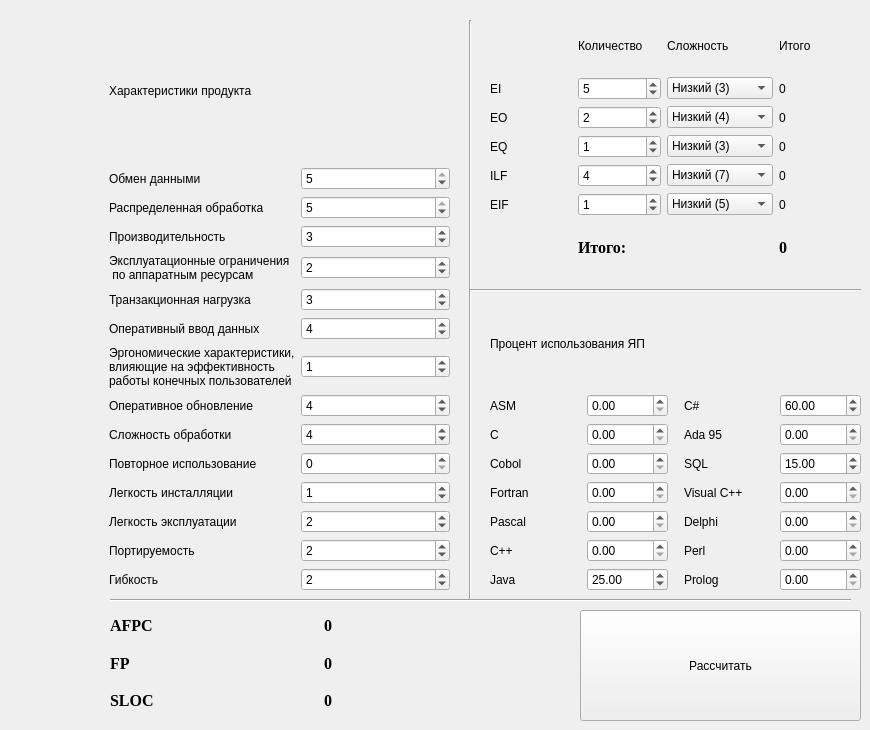
      <widget class="QWidget" name="tab_1">
       <attribute name="title">
        <string>Метод функциональных точек</string>
       </attribute>
       <widget class="QPushButton" name="calculateButton">
        <property name="geometry">
         <rect>
          <x>580</x>
          <y>610</y>
          <width>281</width>
          <height>111</height>
         </rect>
        </property>
        <property name="text">
         <string>Рассчитать</string>
        </property>
       </widget>
       <widget class="Line" name="line">
        <property name="geometry">
         <rect>
          <x>450</x>
          <y>20</y>
          <width>41</width>
          <height>581</height>
         </rect>
        </property>
        <property name="orientation">
         <enum>Qt::Vertical</enum>
        </property>
       </widget>
       <widget class="Line" name="line_2">
        <property name="geometry">
         <rect>
          <x>110</x>
          <y>590</y>
          <width>741</width>
          <height>21</height>
         </rect>
        </property>
        <property name="orientation">
         <enum>Qt::Horizontal</enum>
        </property>
       </widget>
       <widget class="Line" name="line_3">
        <property name="geometry">
         <rect>
          <x>470</x>
          <y>280</y>
          <width>391</width>
          <height>21</height>
         </rect>
        </property>
        <property name="orientation">
         <enum>Qt::Horizontal</enum>
        </property>
       </widget>
       <widget class="QWidget" name="layoutWidget">
        <property name="geometry">
         <rect>
          <x>109</x>
          <y>20</y>
          <width>341</width>
          <height>571</height>
         </rect>
        </property>
        <layout class="QGridLayout" name="gridLayout_2">
         <item row="7" column="0">
          <widget class="QLabel" name="label_7">
           <property name="text">
            <string>Эргономические характеристики, 
влияющие на эффективность
работы конечных пользователей</string>
           </property>
          </widget>
         </item>
         <item row="4" column="0">
          <widget class="QLabel" name="label_4">
           <property name="text">
            <string>Эксплуатационные ограничения
 по аппаратным ресурсам</string>
           </property>
          </widget>
         </item>
         <item row="14" column="0">
          <widget class="QLabel" name="label_14">
           <property name="text">
            <string>Гибкость</string>
           </property>
          </widget>
         </item>
         <item row="1" column="0">
          <widget class="QLabel" name="label">
           <property name="text">
            <string>Обмен данными</string>
           </property>
          </widget>
         </item>
         <item row="13" column="0">
          <widget class="QLabel" name="label_13">
           <property name="text">
            <string>Портируемость</string>
           </property>
          </widget>
         </item>
         <item row="1" column="1">
          <widget class="QSpinBox" name="spinBox_1">
           <property name="maximum">
            <number>5</number>
           </property>
           <property name="value">
            <number>5</number>
           </property>
          </widget>
         </item>
         <item row="3" column="1">
          <widget class="QSpinBox" name="spinBox_3">
           <property name="maximum">
            <number>5</number>
           </property>
           <property name="value">
            <number>3</number>
           </property>
          </widget>
         </item>
         <item row="8" column="0">
          <widget class="QLabel" name="label_8">
           <property name="text">
            <string>Оперативное обновление</string>
           </property>
          </widget>
         </item>
         <item row="14" column="1">
          <widget class="QSpinBox" name="spinBox_14">
           <property name="maximum">
            <number>5</number>
           </property>
           <property name="value">
            <number>2</number>
           </property>
          </widget>
         </item>
         <item row="11" column="1">
          <widget class="QSpinBox" name="spinBox_11">
           <property name="maximum">
            <number>5</number>
           </property>
           <property name="value">
            <number>1</number>
           </property>
          </widget>
         </item>
         <item row="10" column="1">
          <widget class="QSpinBox" name="spinBox_10">
           <property name="maximum">
            <number>5</number>
           </property>
          </widget>
         </item>
         <item row="7" column="1">
          <widget class="QSpinBox" name="spinBox_7">
           <property name="maximum">
            <number>5</number>
           </property>
           <property name="value">
            <number>1</number>
           </property>
          </widget>
         </item>
         <item row="11" column="0">
          <widget class="QLabel" name="label_11">
           <property name="text">
            <string>Легкость инсталляции</string>
           </property>
          </widget>
         </item>
         <item row="9" column="0">
          <widget class="QLabel" name="label_9">
           <property name="text">
            <string>Сложность обработки</string>
           </property>
          </widget>
         </item>
         <item row="10" column="0">
          <widget class="QLabel" name="label_10">
           <property name="text">
            <string>Повторное использование</string>
           </property>
          </widget>
         </item>
         <item row="13" column="1">
          <widget class="QSpinBox" name="spinBox_13">
           <property name="maximum">
            <number>5</number>
           </property>
           <property name="value">
            <number>2</number>
           </property>
          </widget>
         </item>
         <item row="3" column="0">
          <widget class="QLabel" name="label_3">
           <property name="text">
            <string>Производительность</string>
           </property>
          </widget>
         </item>
         <item row="5" column="1">
          <widget class="QSpinBox" name="spinBox_5">
           <property name="maximum">
            <number>5</number>
           </property>
           <property name="value">
            <number>3</number>
           </property>
          </widget>
         </item>
         <item row="12" column="0">
          <widget class="QLabel" name="label_12">
           <property name="text">
            <string>Легкость эксплуатации</string>
           </property>
          </widget>
         </item>
         <item row="2" column="0">
          <widget class="QLabel" name="label_2">
           <property name="text">
            <string>Распределенная обработка</string>
           </property>
          </widget>
         </item>
         <item row="9" column="1">
          <widget class="QSpinBox" name="spinBox_9">
           <property name="maximum">
            <number>5</number>
           </property>
           <property name="value">
            <number>4</number>
           </property>
          </widget>
         </item>
         <item row="5" column="0">
          <widget class="QLabel" name="label_5">
           <property name="text">
            <string>Транзакционная нагрузка</string>
           </property>
          </widget>
         </item>
         <item row="8" column="1">
          <widget class="QSpinBox" name="spinBox_8">
           <property name="maximum">
            <number>5</number>
           </property>
           <property name="value">
            <number>4</number>
           </property>
          </widget>
         </item>
         <item row="6" column="1">
          <widget class="QSpinBox" name="spinBox_6">
           <property name="maximum">
            <number>5</number>
           </property>
           <property name="value">
            <number>4</number>
           </property>
          </widget>
         </item>
         <item row="4" column="1">
          <widget class="QSpinBox" name="spinBox_4">
           <property name="maximum">
            <number>5</number>
           </property>
           <property name="value">
            <number>2</number>
           </property>
          </widget>
         </item>
         <item row="12" column="1">
          <widget class="QSpinBox" name="spinBox_12">
           <property name="maximum">
            <number>5</number>
           </property>
           <property name="value">
            <number>2</number>
           </property>
          </widget>
         </item>
         <item row="2" column="1">
          <widget class="QSpinBox" name="spinBox_2">
           <property name="maximum">
            <number>5</number>
           </property>
           <property name="value">
            <number>5</number>
           </property>
          </widget>
         </item>
         <item row="6" column="0">
          <widget class="QLabel" name="label_6">
           <property name="text">
            <string>Оперативный ввод данных</string>
           </property>
          </widget>
         </item>
         <item row="0" column="0" colspan="2">
          <widget class="QLabel" name="label_64">
           <property name="text">
            <string>Характеристики продукта</string>
           </property>
          </widget>
         </item>
        </layout>
       </widget>
       <widget class="QWidget" name="layoutWidget">
        <property name="geometry">
         <rect>
          <x>490</x>
          <y>20</y>
          <width>371</width>
          <height>253</height>
         </rect>
        </property>
        <layout class="QGridLayout" name="gridLayout_6">
         <item row="4" column="0">
          <widget class="QLabel" name="label_18">
           <property name="toolTip">
            <string>Внутренние логические файлы</string>
           </property>
           <property name="text">
            <string>ILF</string>
           </property>
          </widget>
         </item>
         <item row="6" column="3">
          <widget class="QLabel" name="ResLabel">
           <property name="font">
            <font>
             <family>Times New Roman</family>
             <pointsize>12</pointsize>
             <weight>75</weight>
             <bold>true</bold>
            </font>
           </property>
           <property name="text">
            <string>0</string>
           </property>
          </widget>
         </item>
         <item row="2" column="2">
          <widget class="QComboBox" name="comboBox_2">
           <item>
            <property name="text">
             <string>Низкий (4)</string>
            </property>
           </item>
           <item>
            <property name="text">
             <string>Средний (5)</string>
            </property>
           </item>
           <item>
            <property name="text">
             <string>Высокий (7)</string>
            </property>
           </item>
          </widget>
         </item>
         <item row="5" column="2">
          <widget class="QComboBox" name="comboBox_5">
           <item>
            <property name="text">
             <string>Низкий (5)</string>
            </property>
           </item>
           <item>
            <property name="text">
             <string>Средний (7)</string>
            </property>
           </item>
           <item>
            <property name="text">
             <string>Высокий (10)</string>
            </property>
           </item>
          </widget>
         </item>
         <item row="1" column="2">
          <widget class="QComboBox" name="comboBox_1">
           <item>
            <property name="text">
             <string>Низкий (3)</string>
            </property>
           </item>
           <item>
            <property name="text">
             <string>Средний (4)</string>
            </property>
           </item>
           <item>
            <property name="text">
             <string>Высокий (6)</string>
            </property>
           </item>
          </widget>
         </item>
         <item row="0" column="1">
          <widget class="QLabel" name="label_27">
           <property name="text">
            <string>Количество</string>
           </property>
          </widget>
         </item>
         <item row="3" column="3">
          <widget class="QLabel" name="EQLabel">
           <property name="text">
            <string>0</string>
           </property>
          </widget>
         </item>
         <item row="1" column="1">
          <widget class="QSpinBox" name="EIEdit">
           <property name="value">
            <number>5</number>
           </property>
          </widget>
         </item>
         <item row="5" column="3">
          <widget class="QLabel" name="EIFLabel">
           <property name="text">
            <string>0</string>
           </property>
          </widget>
         </item>
         <item row="0" column="2">
          <widget class="QLabel" name="label_28">
           <property name="text">
            <string>Сложность</string>
           </property>
          </widget>
         </item>
         <item row="1" column="0">
          <widget class="QLabel" name="label_15">
           <property name="toolTip">
            <string>Внешние вводы</string>
           </property>
           <property name="text">
            <string>EI</string>
           </property>
          </widget>
         </item>
         <item row="5" column="1">
          <widget class="QSpinBox" name="EIFEdit">
           <property name="value">
            <number>1</number>
           </property>
          </widget>
         </item>
         <item row="4" column="2">
          <widget class="QComboBox" name="comboBox_4">
           <item>
            <property name="text">
             <string>Низкий (7)</string>
            </property>
           </item>
           <item>
            <property name="text">
             <string>Средний (10)</string>
            </property>
           </item>
           <item>
            <property name="text">
             <string>Высокий (15)</string>
            </property>
           </item>
          </widget>
         </item>
         <item row="5" column="0">
          <widget class="QLabel" name="label_19">
           <property name="toolTip">
            <string>Внешние интерфейсные файлы</string>
           </property>
           <property name="text">
            <string>EIF</string>
           </property>
          </widget>
         </item>
         <item row="4" column="1">
          <widget class="QSpinBox" name="ILFEdit">
           <property name="value">
            <number>4</number>
           </property>
          </widget>
         </item>
         <item row="3" column="0">
          <widget class="QLabel" name="label_17">
           <property name="toolTip">
            <string>Внешние запросы</string>
           </property>
           <property name="text">
            <string>EQ</string>
           </property>
          </widget>
         </item>
         <item row="3" column="2">
          <widget class="QComboBox" name="comboBox_3">
           <item>
            <property name="text">
             <string>Низкий (3)</string>
            </property>
           </item>
           <item>
            <property name="text">
             <string>Средний (4)</string>
            </property>
           </item>
           <item>
            <property name="text">
             <string>Высокий (6)</string>
            </property>
           </item>
          </widget>
         </item>
         <item row="4" column="3">
          <widget class="QLabel" name="ILFLabel">
           <property name="text">
            <string>0</string>
           </property>
          </widget>
         </item>
         <item row="2" column="3">
          <widget class="QLabel" name="EOLabel">
           <property name="text">
            <string>0</string>
           </property>
          </widget>
         </item>
         <item row="2" column="1">
          <widget class="QSpinBox" name="EOEdit">
           <property name="value">
            <number>2</number>
           </property>
          </widget>
         </item>
         <item row="2" column="0">
          <widget class="QLabel" name="label_16">
           <property name="toolTip">
            <string>Внешние выводы</string>
           </property>
           <property name="text">
            <string>EO</string>
           </property>
          </widget>
         </item>
         <item row="3" column="1">
          <widget class="QSpinBox" name="EQEdit">
           <property name="value">
            <number>1</number>
           </property>
          </widget>
         </item>
         <item row="1" column="3">
          <widget class="QLabel" name="EILabel">
           <property name="text">
            <string>0</string>
           </property>
          </widget>
         </item>
         <item row="6" column="1" colspan="2">
          <widget class="QLabel" name="label_26">
           <property name="font">
            <font>
             <family>Times New Roman</family>
             <pointsize>12</pointsize>
             <weight>75</weight>
             <bold>true</bold>
            </font>
           </property>
           <property name="text">
            <string>Итого:</string>
           </property>
          </widget>
         </item>
         <item row="0" column="3">
          <widget class="QLabel" name="label_29">
           <property name="text">
            <string>Итого</string>
           </property>
          </widget>
         </item>
        </layout>
       </widget>
       <widget class="QWidget" name="layoutWidget">
        <property name="geometry">
         <rect>
          <x>110</x>
          <y>610</y>
          <width>421</width>
          <height>106</height>
         </rect>
        </property>
        <layout class="QGridLayout" name="gridLayout_5">
         <item row="0" column="0">
          <widget class="QLabel" name="label_44">
           <property name="font">
            <font>
             <family>Times New Roman</family>
             <pointsize>12</pointsize>
             <weight>75</weight>
             <bold>true</bold>
            </font>
           </property>
           <property name="toolTip">
            <string>Нормированное количество
функциональных точек</string>
           </property>
           <property name="text">
            <string>AFPC</string>
           </property>
          </widget>
         </item>
         <item row="0" column="1">
          <widget class="QLabel" name="NormFPLabel">
           <property name="font">
            <font>
             <family>Times New Roman</family>
             <pointsize>12</pointsize>
             <weight>75</weight>
             <bold>true</bold>
            </font>
           </property>
           <property name="text">
            <string>0</string>
           </property>
          </widget>
         </item>
         <item row="1" column="0">
          <widget class="QLabel" name="label_46">
           <property name="font">
            <font>
             <family>Times New Roman</family>
             <pointsize>12</pointsize>
             <weight>75</weight>
             <bold>true</bold>
            </font>
           </property>
           <property name="toolTip">
            <string>Количество функциональных точек</string>
           </property>
           <property name="text">
            <string>FP</string>
           </property>
          </widget>
         </item>
         <item row="1" column="1">
          <widget class="QLabel" name="FPLabel">
           <property name="font">
            <font>
             <family>Times New Roman</family>
             <pointsize>12</pointsize>
             <weight>75</weight>
             <bold>true</bold>
            </font>
           </property>
           <property name="text">
            <string>0</string>
           </property>
          </widget>
         </item>
         <item row="2" column="0">
          <widget class="QLabel" name="label_47">
           <property name="font">
            <font>
             <family>Times New Roman</family>
             <pointsize>12</pointsize>
             <weight>75</weight>
             <bold>true</bold>
            </font>
           </property>
           <property name="toolTip">
            <string>Количество строк исходного кода</string>
           </property>
           <property name="text">
            <string>SLOC</string>
           </property>
          </widget>
         </item>
         <item row="2" column="1">
          <widget class="QLabel" name="LOCLabel">
           <property name="font">
            <font>
             <family>Times New Roman</family>
             <pointsize>12</pointsize>
             <weight>75</weight>
             <bold>true</bold>
            </font>
           </property>
           <property name="text">
            <string>0</string>
           </property>
          </widget>
         </item>
        </layout>
       </widget>
       <widget class="QWidget" name="layoutWidget">
        <property name="geometry">
         <rect>
          <x>490</x>
          <y>300</y>
          <width>371</width>
          <height>291</height>
         </rect>
        </property>
        <layout class="QGridLayout" name="gridLayout_7">
         <property name="horizontalSpacing">
          <number>16</number>
         </property>
         <item row="7" column="1">
          <widget class="QDoubleSpinBox" name="JavaEdit">
           <property name="maximum">
            <double>100.000000000000000</double>
           </property>
           <property name="value">
            <double>25.000000000000000</double>
           </property>
          </widget>
         </item>
         <item row="0" column="0" colspan="4">
          <widget class="QLabel" name="label_30">
           <property name="text">
            <string>Процент использования ЯП</string>
           </property>
          </widget>
         </item>
         <item row="2" column="1">
          <widget class="QDoubleSpinBox" name="CEdit">
           <property name="maximum">
            <double>100.000000000000000</double>
           </property>
           <property name="value">
            <double>0.000000000000000</double>
           </property>
          </widget>
         </item>
         <item row="3" column="1">
          <widget class="QDoubleSpinBox" name="CobolEdit">
           <property name="maximum">
            <double>100.000000000000000</double>
           </property>
          </widget>
         </item>
         <item row="1" column="0">
          <widget class="QLabel" name="label_31">
           <property name="text">
            <string>ASM</string>
           </property>
          </widget>
         </item>
         <item row="6" column="0">
          <widget class="QLabel" name="label_36">
           <property name="text">
            <string>C++</string>
           </property>
          </widget>
         </item>
         <item row="1" column="2">
          <widget class="QLabel" name="label_70">
           <property name="text">
            <string>C#</string>
           </property>
          </widget>
         </item>
         <item row="2" column="0">
          <widget class="QLabel" name="label_32">
           <property name="text">
            <string>C</string>
           </property>
          </widget>
         </item>
         <item row="4" column="2">
          <widget class="QLabel" name="label_41">
           <property name="text">
            <string>Visual C++</string>
           </property>
          </widget>
         </item>
         <item row="4" column="1">
          <widget class="QDoubleSpinBox" name="FortranEdit">
           <property name="maximum">
            <double>100.000000000000000</double>
           </property>
          </widget>
         </item>
         <item row="1" column="3">
          <widget class="QDoubleSpinBox" name="CSharpEdit">
           <property name="maximum">
            <double>100.000000000000000</double>
           </property>
           <property name="value">
            <double>60.000000000000000</double>
           </property>
          </widget>
         </item>
         <item row="2" column="3">
          <widget class="QDoubleSpinBox" name="AdaEdit">
           <property name="maximum">
            <double>100.000000000000000</double>
           </property>
          </widget>
         </item>
         <item row="5" column="1">
          <widget class="QDoubleSpinBox" name="PascalEdit">
           <property name="maximum">
            <double>100.000000000000000</double>
           </property>
          </widget>
         </item>
         <item row="7" column="0">
          <widget class="QLabel" name="label_37">
           <property name="text">
            <string>Java</string>
           </property>
          </widget>
         </item>
         <item row="3" column="0">
          <widget class="QLabel" name="label_33">
           <property name="text">
            <string>Cobol</string>
           </property>
          </widget>
         </item>
         <item row="2" column="2">
          <widget class="QLabel" name="label_43">
           <property name="text">
            <string>Ada 95</string>
           </property>
          </widget>
         </item>
         <item row="5" column="0">
          <widget class="QLabel" name="label_35">
           <property name="text">
            <string>Pascal</string>
           </property>
          </widget>
         </item>
         <item row="3" column="3">
          <widget class="QDoubleSpinBox" name="SQLEdit">
           <property name="maximum">
            <double>100.000000000000000</double>
           </property>
           <property name="value">
            <double>15.000000000000000</double>
           </property>
          </widget>
         </item>
         <item row="4" column="0">
          <widget class="QLabel" name="label_34">
           <property name="text">
            <string>Fortran</string>
           </property>
          </widget>
         </item>
         <item row="1" column="1">
          <widget class="QDoubleSpinBox" name="ASMEdit">
           <property name="maximum">
            <double>100.000000000000000</double>
           </property>
          </widget>
         </item>
         <item row="6" column="1">
          <widget class="QDoubleSpinBox" name="CPPEdit">
           <property name="maximum">
            <double>100.000000000000000</double>
           </property>
          </widget>
         </item>
         <item row="3" column="2">
          <widget class="QLabel" name="label_42">
           <property name="text">
            <string>SQL</string>
           </property>
          </widget>
         </item>
         <item row="4" column="3">
          <widget class="QDoubleSpinBox" name="VCPPEdit">
           <property name="maximum">
            <double>100.000000000000000</double>
           </property>
          </widget>
         </item>
         <item row="5" column="2">
          <widget class="QLabel" name="label_40">
           <property name="text">
            <string>Delphi</string>
           </property>
          </widget>
         </item>
         <item row="6" column="2">
          <widget class="QLabel" name="label_39">
           <property name="text">
            <string>Perl</string>
           </property>
          </widget>
         </item>
         <item row="7" column="2">
          <widget class="QLabel" name="label_38">
           <property name="text">
            <string>Prolog</string>
           </property>
          </widget>
         </item>
         <item row="5" column="3">
          <widget class="QDoubleSpinBox" name="DelphiEdit">
           <property name="maximum">
            <double>100.000000000000000</double>
           </property>
          </widget>
         </item>
         <item row="6" column="3">
          <widget class="QDoubleSpinBox" name="PerlEdit">
           <property name="maximum">
            <double>100.000000000000000</double>
           </property>
          </widget>
         </item>
         <item row="7" column="3">
          <widget class="QDoubleSpinBox" name="PrologEdit">
           <property name="maximum">
            <double>100.000000000000000</double>
           </property>
          </widget>
         </item>
        </layout>
       </widget>
      </widget>
